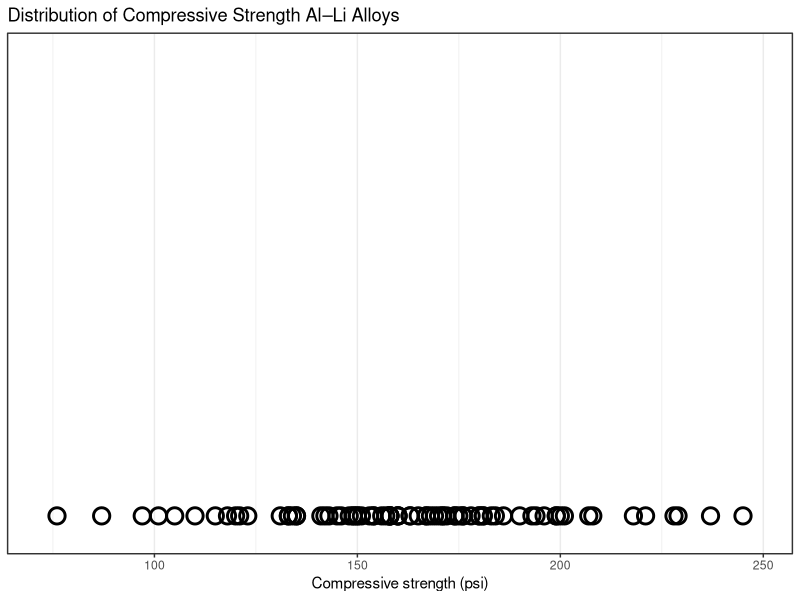
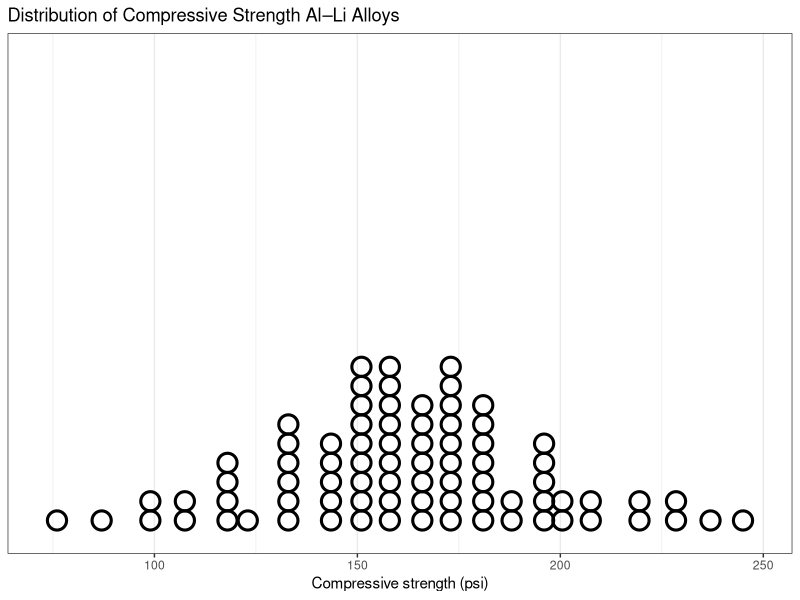
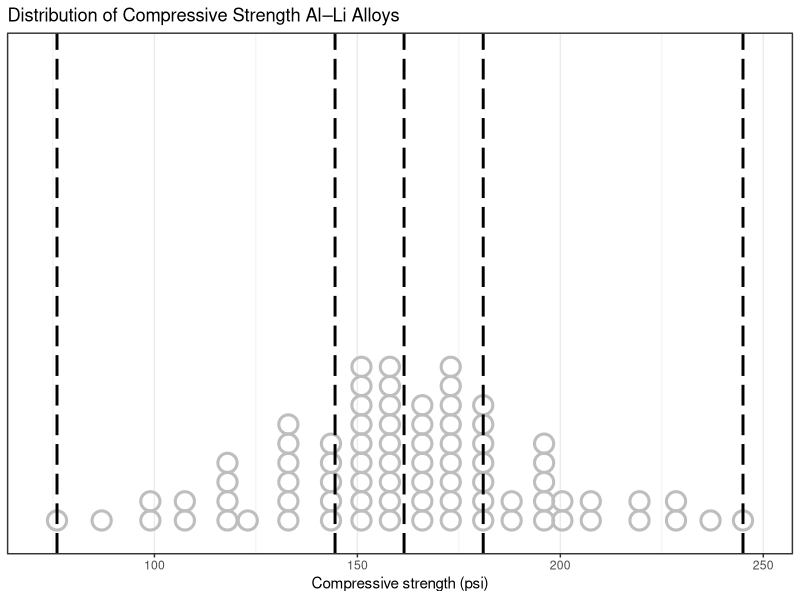
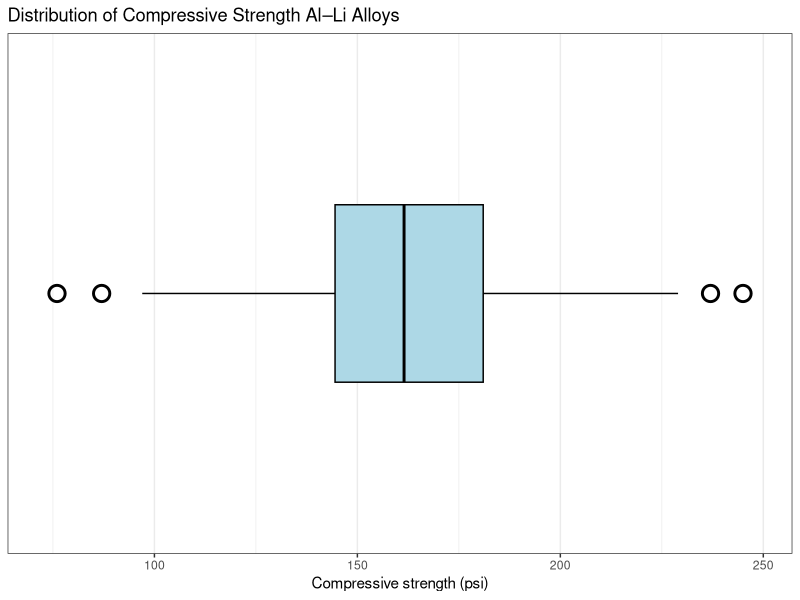
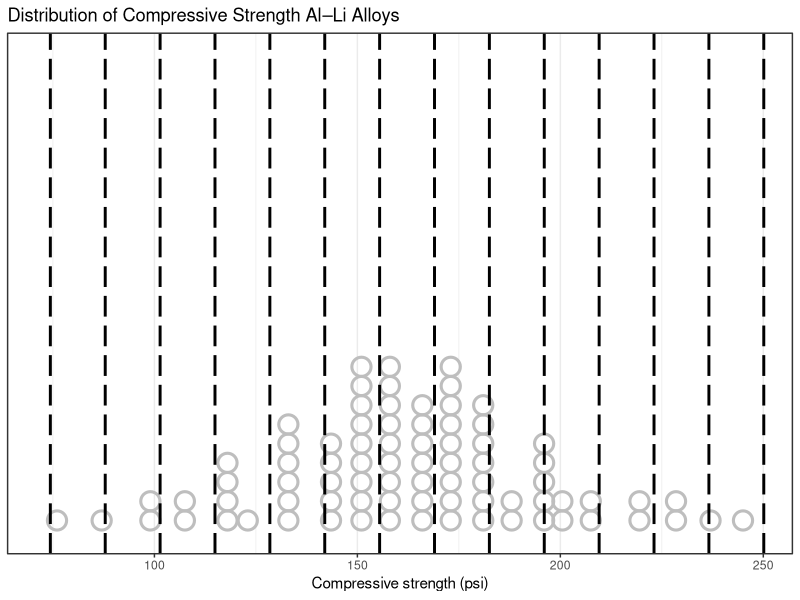
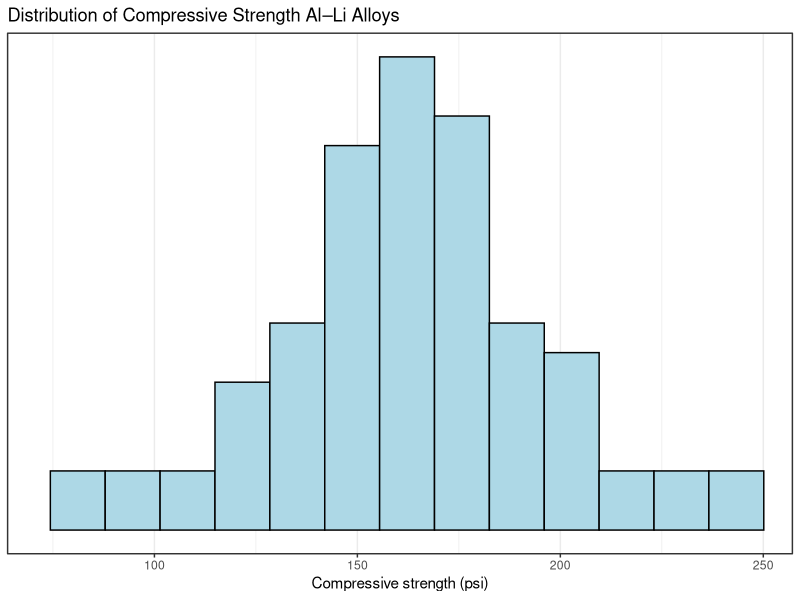
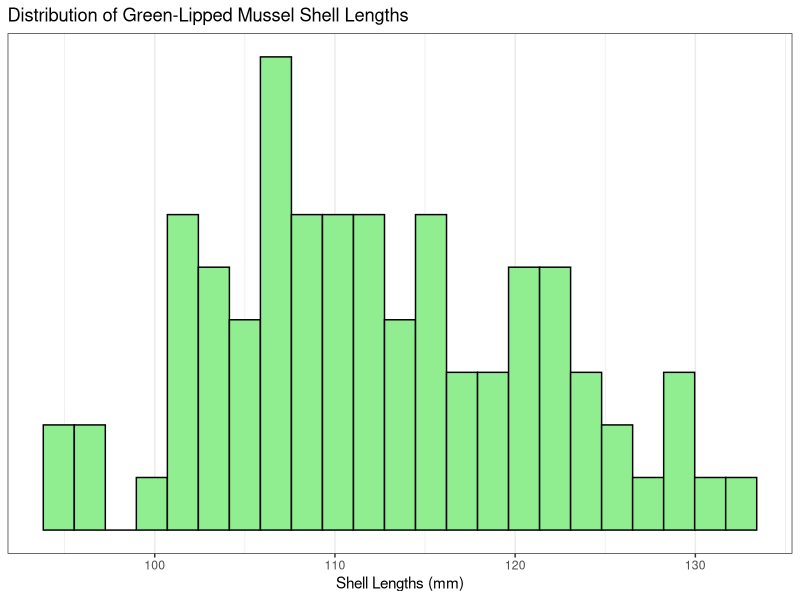

The R source for these figures, in order:
## ---- chunk 1
#| include: false

library(ggplot2)
library(knitr)
## ---- chunk 2
#| results: asis
#| classes: excel

library(readxl)
alloy.df <- read_excel("datasets/alloy.xlsx")
 
rbind(colnames(alloy.df), head(alloy.df, n = 14), rep("...", ncol(alloy.df))) |>
  kable(format = "html", row.names = TRUE, col.names = LETTERS[1:ncol(alloy.df)])
## ---- chunk 3
#| fig-dpi: 300
#| fig-height: 4
#| fig-width: 7
#| out-width: 100%
#| fig-cap: "**Figure:** Distribution of 80 aluminium-lithium alloy specimens' [**Figure:**]{style=\"visibility: hidden;\"} compressive strength."
plotObj <- ggplot(alloy.df, aes(x = strength)) +
  labs(x = "Compressive strength (psi)", title = "Distribution of Compressive Strength Al–Li Alloys") +
  theme_bw()

dotplot <- plotObj + 
  geom_dotplot(fill = NA, stroke = 3, colour = "black", binwidth = (max(alloy.df$strength) - min(alloy.df$strength)) / 25, dotsize = 0.7) + 
  labs(y = NULL) + 
  scale_y_continuous(breaks = NULL)

dotplot.xlims <- ggplot_build(dotplot)$layout$panel_scales_x[[1]]$range$range

plotObj + 
  geom_point(aes(y = 0.03), size = 4.5, stroke = 1.5, colour = "black", shape = 1) + 
  labs(y = NULL) + 
  coord_cartesian(dotplot.xlims,  ggplot_build(dotplot)$layout$panel_scales_y[[1]]$range$range, clip = "off") +
  scale_y_continuous(breaks = NULL)
## ---- chunk 4
#| fig-dpi: 300
#| fig-height: 4
#| fig-width: 7
#| out-width: 100%
#| fig-cap: "[**Figure:** Distribution of 80 aluminium-lithium alloy specimens' **Figure:** compressive strength.]{style=\"visibility: hidden;\"}"

print(dotplot)
## ---- chunk 5
#| fig-dpi: 300
#| fig-height: 4
#| fig-width: 7
#| out-width: 100%
#| fig-cap: "**Figure:** Distribution of 80 aluminium-lithium alloy specimens' [**Figure:**]{style=\"visibility: hidden;\"} compressive strength."
## ---- chunk 6
#| fig-dpi: 300
#| fig-height: 4
#| fig-width: 7
#| out-width: 100%
#| fig-cap: "[**Figure:** Distribution of 80 aluminium-lithium alloy specimens' **Figure:** compressive strength.]{style=\"visibility: hidden;\"}"

boxplot.stats <- ggplot_build(plotObj + geom_boxplot())$data[[1]]

super.dotplot <- plotObj + 
  geom_dotplot(fill = NA, stroke = 3, colour = "gray", binwidth = (max(alloy.df$strength) - min(alloy.df$strength)) / 25, dotsize = 0.7) + 
  labs(y = NULL) + 
  scale_y_continuous(breaks = NULL) +
  coord_cartesian(dotplot.xlims, clip = "off")

super.dotplot +
  geom_vline(xintercept = c(boxplot.stats$xmin_final, boxplot.stats$xlower, boxplot.stats$xmiddle, boxplot.stats$xupper, boxplot.stats$xmax_final), linetype = 5, linewidth = 1, colour = "black")
## ---- chunk 7
#| fig-dpi: 300
#| fig-height: 4
#| fig-width: 7
#| out-width: 100%
#| fig-cap: "[**Figure:** Distribution of 80 aluminium-lithium alloy specimens' **Figure:** compressive strength.]{style=\"visibility: hidden;\"}"

plotObj + 
  geom_boxplot(colour = "black", outlier.stroke = 1.5, outlier.shape = 1, outlier.size = 4.5, outlier.colour = "black", fill = "lightblue") + 
  labs(y = NULL) +
  scale_y_continuous(breaks = NULL, limits = c(-1, 1)) +
  xlim(dotplot.xlims)
## ---- chunk 8
#| fig-dpi: 300
#| fig-height: 4
#| fig-width: 7
#| out-width: 100%
#| fig-cap: "**Figure:** Distribution of 80 aluminium-lithium alloy specimens' [**Figure:**]{style=\"visibility: hidden;\"} compressive strength."
## ---- chunk 9
#| fig-dpi: 300
#| fig-height: 4
#| fig-width: 7
#| out-width: 100%
#| fig-cap: "[**Figure:** Distribution of 80 aluminium-lithium alloy specimens' **Figure:** compressive strength.]{style=\"visibility: hidden;\"}"

histogram.stats <- ggplot_build(plotObj + geom_histogram(center = 0, binwidth = (max(alloy.df$strength) - min(alloy.df$strength)) / 12.5))$data[[1]]

super.dotplot +
  geom_vline(xintercept = c(histogram.stats$xmin, histogram.stats$xmax[nrow(histogram.stats)]), linetype = 5, linewidth = 1, colour = "black")
## ---- chunk 10
#| fig-dpi: 300
#| fig-height: 4
#| fig-width: 7
#| out-width: 100%
#| fig-cap: "[**Figure:** Distribution of 80 aluminium-lithium alloy specimens' **Figure:** compressive strength.]{style=\"visibility: hidden;\"}"

plotObj + 
  geom_histogram(center = 0, binwidth = (max(alloy.df$strength) - min(alloy.df$strength)) / 12.5, colour = "black", fill = "lightblue") +
  labs(y = NULL) +
  scale_y_continuous(breaks = NULL) +
  coord_cartesian(xlim = dotplot.xlims, clip = "off")
## ---- chunk 11
#| fig-dpi: 300
#| fig-height: 4
#| fig-width: 7
#| out-width: 100%
#| fig-cap: "**Figure:** Distribution of 80 aluminium-lithium alloy specimens' [**Figure:**]{style=\"visibility: hidden;\"} compressive strength."
## ---- chunk 12
#| fig-dpi: 300
#| fig-height: 4
#| fig-width: 7
#| out-width: 100%
#| fig-cap: "**Figure A:** Distribution of 84 green-lipped mussels' shell lengths."

fairy.df <- read.csv("datasets/fairy-bay.csv")

ggplot(fairy.df, aes(x = Length)) +
  labs(x = "Shell Lengths (mm)", title = "Distribution of Green-Lipped Mussel Shell Lengths", y = NULL) +
  theme_bw() +
  geom_histogram(fill = "lightgreen", colour = "black", bins = 23) + 
  scale_y_continuous(breaks = NULL)
